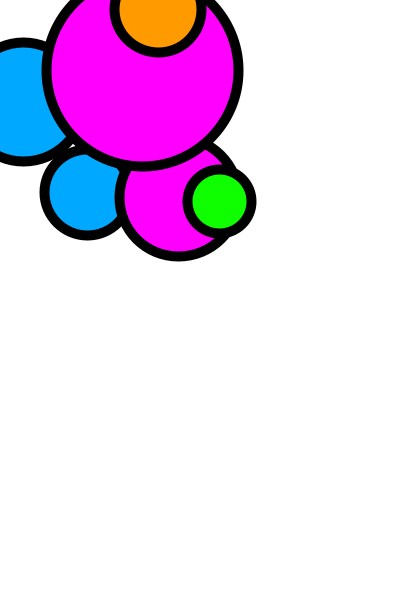
Frame 1 (no input)
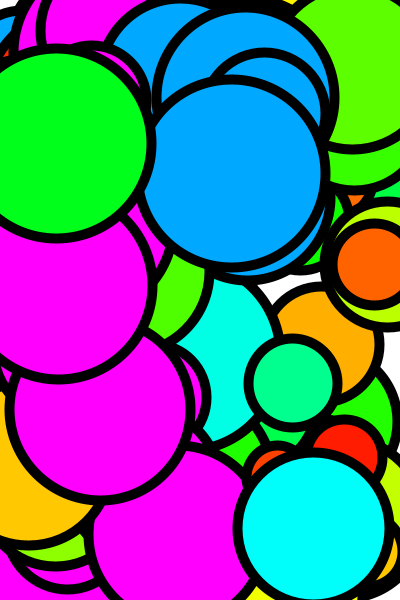
Frame 60 (the mouse pressed at the canvas centre just before this capture)
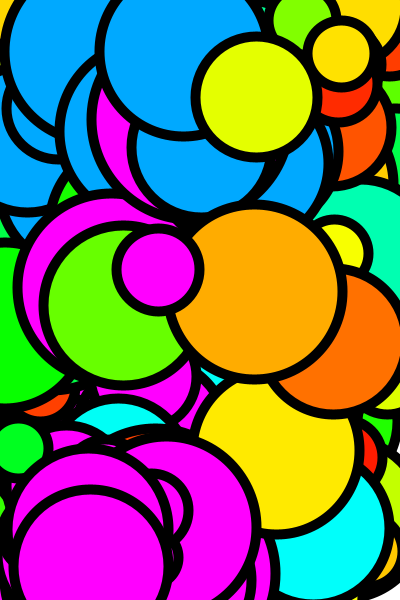
Frame 120 (the mouse held since frame 60 and released just before this capture)

The Processing sketch that drew these frames (run headless with seeded random() and noise(); from frame 60 on, the mouse is pressed at the canvas centre):

// Processing sketch: color
// ── color.pde
int color_a;
int color_b;
int color_c;

boolean check = false;

void setup() {
  size(400, 600);
  frameRate(25);
  background(255);
  colorMode(HSB, 360, 100, 100, 100);
  forme();
}

void draw() {
  forme();
}

// void mousePressed() {
//   background(0);
//   forme();
// }

void forme() {
  strokeWeight(10);
  color_a = color(200,100,100);
  color_b = color(300,100,100);
  color_c = color(random(0,180),100,100);
  fill(color_a);
  circle(random(20,280),random(50,200),random(50,200));

  fill(color_b);
  circle(random(50,200),random(10,600),random(50,200));

  fill(color_c);
  circle(random(0,400),random(0,600),random(50,200));
}

void keyPressed() {
  //i'd like to detect when space bar is pressed.
  if (key=='p') {
    check = true;
    frameRate(1);
  }
  //i'd like to detect when space bar is pressed.
  if (key=='m') {
    check = false;
    frameRate(100);
  }
}
